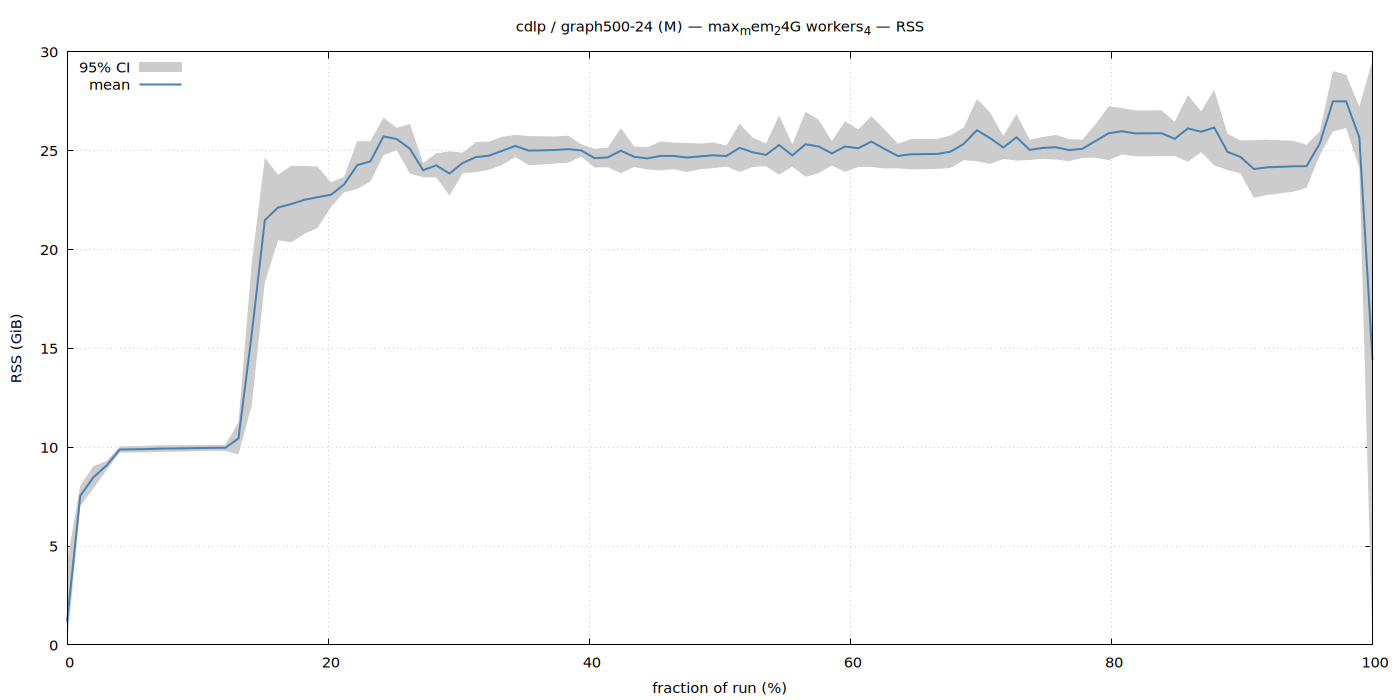

Recreate this plot in gnuplot.
set terminal pngcairo size 1400,700 enhanced font 'Sans,11'
set output '/home/ubuntu/nvm/results/cdlp/M/graph500-24/max_mem_24G_workers_4/rss.png'
set title "cdlp / graph500-24 (M) — max_mem_24G workers_4 — RSS"
set xlabel 'fraction of run (%)'
set ylabel 'RSS (GiB)'
set grid
set key top left
set yrange [0:*]
plot '/home/ubuntu/nvm/results/cdlp/M/graph500-24/max_mem_24G_workers_4/rss.dat' using 1:3:4 with filledcurves lc rgb '#cccccc' title '95% CI', \
     '' using 1:2 with lines lw 2 lc rgb '#4682b4' title 'mean'
